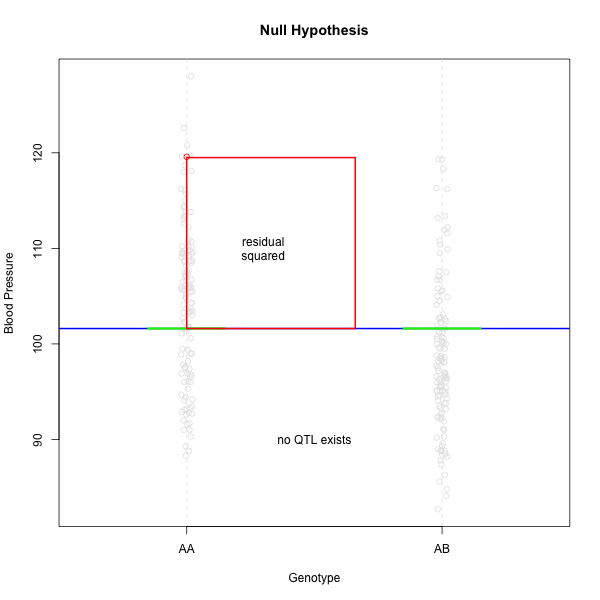

Here is the R script that generated this plot:
x <- pull.geno(hyper)[,"D4Mit214"]
u <- runif(length(x), -0.075, 0.075)
y <- hyper$pheno[,1]


plot(y ~ x, type="n", xlab="Genotype", ylab="Blood Pressure",
     xlim=c(0.5,2.5), xaxs="i", xaxt="n", main = "Null Hypothesis")
abline(v=1:2, lty=2, col="gray90")
points(x + 0.3 * u, y, col = "gray90")
axis(side=1, at=1:2, labels=c("AA","AB"))
me <- tapply(y, x, mean)
segments(x0 = 0.5, y0 = mean(y), x1 = 2.5, y1 = mean(y), lwd=2, col="blue")
segments((1:2)-0.15, mean(y), (1:2)+0.15, mean(y), lwd=3, col="green2")
points(1, 119.58, col = "red")
segments(x0 = 1, y0 = mean(y), y1 = 119, lwd=2, col="red")
segments(x0 = 1, y0 = mean(y), x1 = 1.6, y1 = mean(y), lwd=2, col="red")
segments(x0 = 1, y0 = 119, x1 = 1.6, y1 = 119, lwd=2, col="red")
segments(x0 = 1.6, y0 = mean(y), y1 = 119, lwd=2, col="red")
text(x = 1.3, y = 110, labels = "residual\nsquared")
text(x = 1.5, y = 90, labels = "no QTL exists")
png(filename = "null.png", width = 610, height = 600)
dev.off()